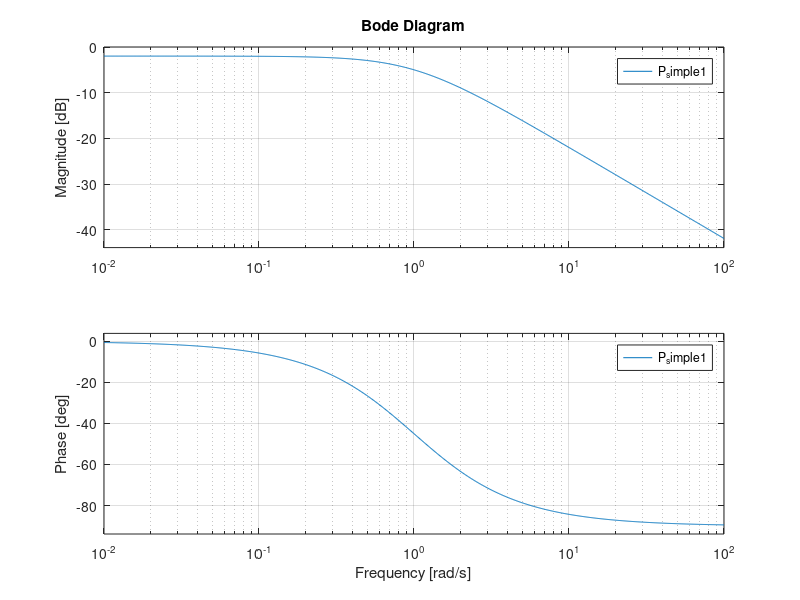
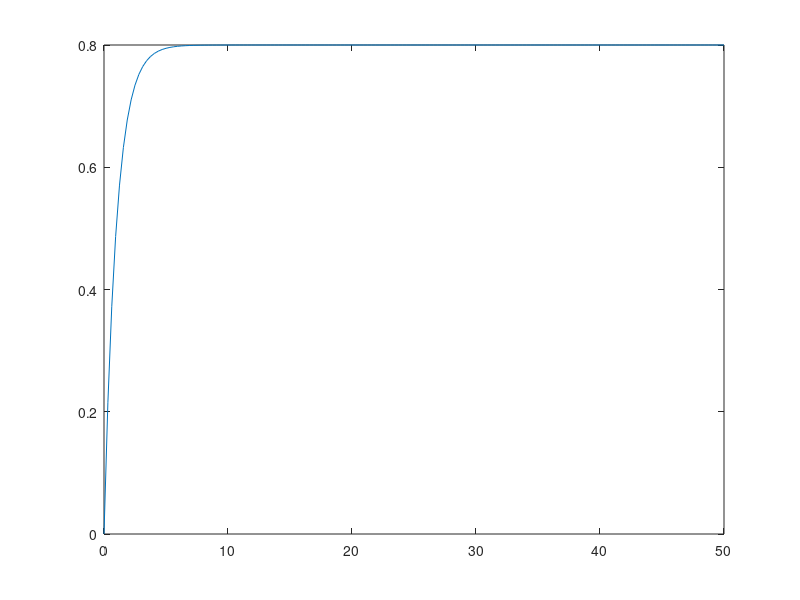

Write the MATLAB code that produced these figures, in order. (Note: this script raises an error after producing the figures.)
%% Control design for EE 458/533 students
clc
close all
nfig = 0;
% Let us start with a simple plant
% P = 1/(s+1)

P_simple = tf(1,[1 1]);

% Let us check stability margins of uncompensated loop gain (i.e. controller =1)
% nfig=nfig+1;
% figure(nfig)
% bode(P_simple)
% grid on
% 
% % let us check step response
% nfig=nfig+1;
% figure(nfig)
% step(P_simple)

%%
% For the same plant let me change the pole location/ gain slightly
P_simple1 = tf(0.8,[1 1]);

% Let us check stability margins of uncompensated loop gain (i.e. controller =1)
nfig=nfig+1;
figure(nfig)
bode(P_simple1)
grid on

% let us check step response
nfig=nfig+1;
figure(nfig)
[resp,t]=step(P_simple1,50);
plot(t,resp)
yline(1)
% %%
% % We need it to track a dc quantity. SO a high gain at dc is needed.
Controller_P = 100;
loopgain_P = Controller_P*P_simple1;
% check stability of the compensated loop gain.
% Let us check stability margins of uncompensated loop gain (i.e. controller =1)
nfig=nfig+1;
figure(nfig)
bode(loopgain_P)
grid on

% let us check step response (closed loop now)
nfig=nfig+1;
figure(nfig)
CLTF_P = loopgain_P/(1+loopgain_P)
[resp_P,t_P]=step(CLTF_P,50);
plot(t_P,resp_P)
yline(1)
% 
% There is not a perfect tracking, so let us try to introduce an integrator
% (this has infinite gain at dc)

Controller_I = tf(1,[1 0]);
loopgain_I = Controller_I*P_simple1;
% check stability of the compensated loop gain.
% Let us check stability margins of uncompensated loop gain (i.e. controller =1)
nfig=nfig+1;
figure(nfig)
bode(loopgain_I)
grid on

% let us check step response (closed loop now)
nfig=nfig+1;
figure(nfig)
CLTF_I = loopgain_I/(1+loopgain_I)
[resp_I,t_I]=step(CLTF_I,50);
plot(t_I,resp_I)
yline(1)
